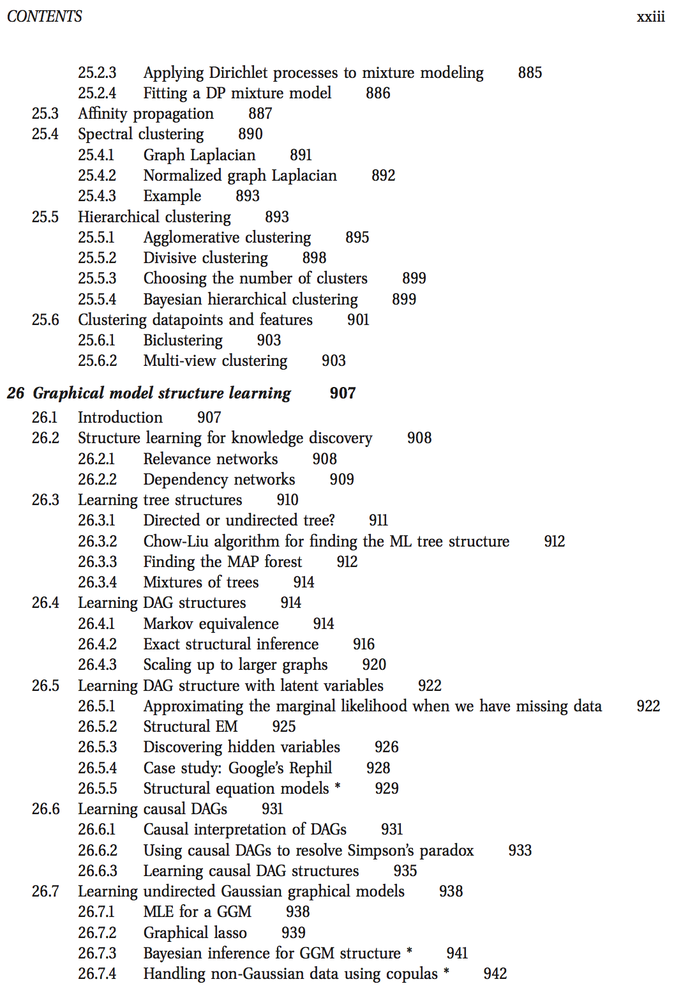
#> input picture book_input_1.png, 688 x 1000 px, shrunk from 1078 x 1566 before the run; its folder holds only this picture in this run
$ python -i img.py   (imports and definitions only)
#> lines starting #> are read from the running program, lines starting #| are printed output that depends on the picture
import cv2
import math
import os, os.path
import shutil
def cvfunc(filename):
#> called with filename = 'book_input_1.png'
  src = cv2.imread(filename)
#> src is the input picture: shape (1000, 688, 3); mean B, G, R 240.2, 240.1, 240.2
  split = filename.split('.')
  re_path = os.getcwd()+'/'+'cropped_'+split[0]+'/'
  if os.path.isdir(re_path):
      shutil.rmtree(re_path, ignore_errors=True)
  os.mkdir(re_path)
  height, width = src.shape[:2]
#> height = 1000; width = 688
  reheight = width*(1080.0/1920.0)/6.0
#> reheight = 64.5
  reheight = int(reheight)
#> reheight = 64
  dh = int(math.ceil(height / reheight))
#> dh = 16
  n = int(len(str(dh)))
#> n = 2
  delay=0
  preendpoint=0
  binary=cv2.Canny(src,100,200)
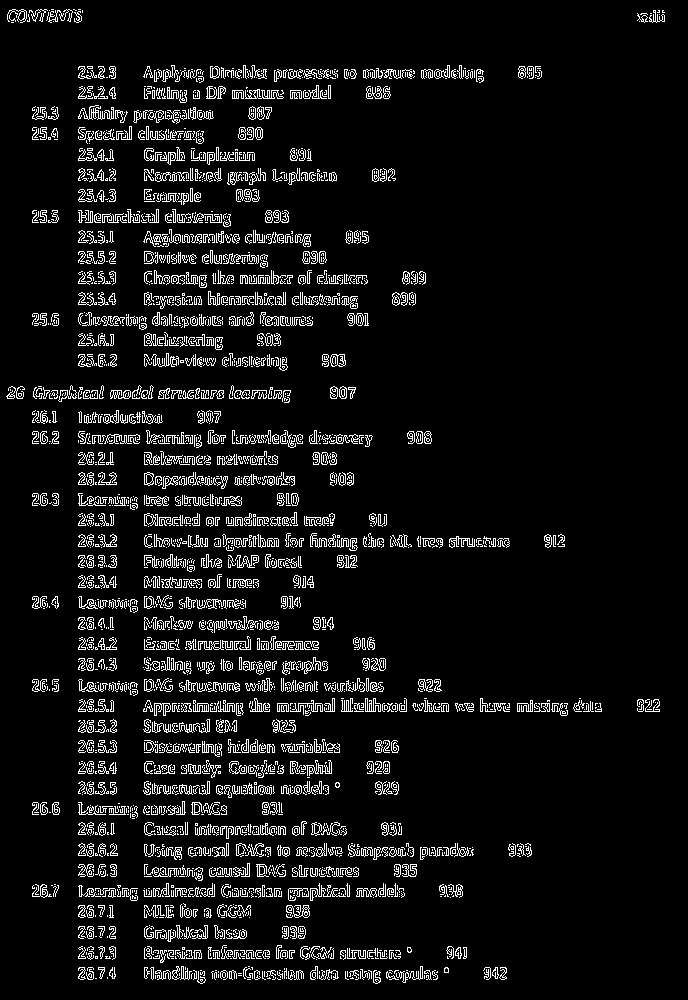
#> binary: shape (1000, 688); 7.2% white in thin lines or dots
  for i in range(0,dh-1):
      y = preendpoint
      for jj in range(0,reheight):
          temp_img = binary[y+reheight+jj:y+reheight+jj+1,0:width]
          hist = cv2.calcHist([temp_img],[0],None,[256],[0,256])
          #print(hist)
          #cv2.imshow('temp_img', temp_img)
          #cv2.waitKey(0)
          if hist[255]==0:
              delay = jj
              break
      crop_img = src[preendpoint:y+reheight+delay, 0:width]
      preendpoint=y+reheight+delay
      string = re_path+"crop_"+str(i).zfill(n)+".png"
      cv2.imwrite(string, crop_img)
#> this loop made 15 passes
#> pass 1, in cvfunc, `crop_img = src[preendpoint:y+reheight+delay, 0:width]`:
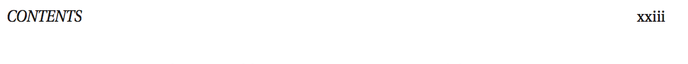
#> crop_img: shape (64, 688, 3); mean B, G, R 252.7, 252.7, 252.7
#> pass 2, in cvfunc, `crop_img = src[preendpoint:y+reheight+delay, 0:width]`:
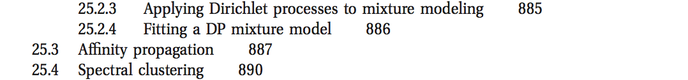
#> crop_img: shape (80, 688, 3); mean B, G, R 238, 237.9, 238.1
#> pass 3, in cvfunc, `crop_img = src[preendpoint:y+reheight+delay, 0:width]`:
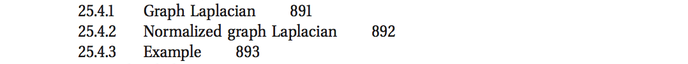
#> crop_img: shape (64, 688, 3); mean B, G, R 243.2, 243.1, 243.3
  if preendpoint>(height-5):
      return re_path
  crop_img = src[preendpoint:height, 0:width]
  string = re_path+"crop_"+str(i+1).zfill(n)+".png"
  cv2.imwrite(string, crop_img)
  return re_path

def imlist(imageFile):
    impath = cvfunc(imageFile)
    valid_image_extensions = [".png"]
    valid_image_extensions = [item.lower() for item in valid_image_extensions]
    image_path_list = []
    dirlist = os.listdir(impath)
    for file in dirlist:
        extension = os.path.splitext(file)[1]
        if extension.lower() not in valid_image_extensions:
            continue
        image_path_list.insert(len(image_path_list),os.path.join(impath,file))
    image_path_list.sort()
    return image_path_list

>>> result = cvfunc('book_input_1.png')

$ run again, on book_input_2.png
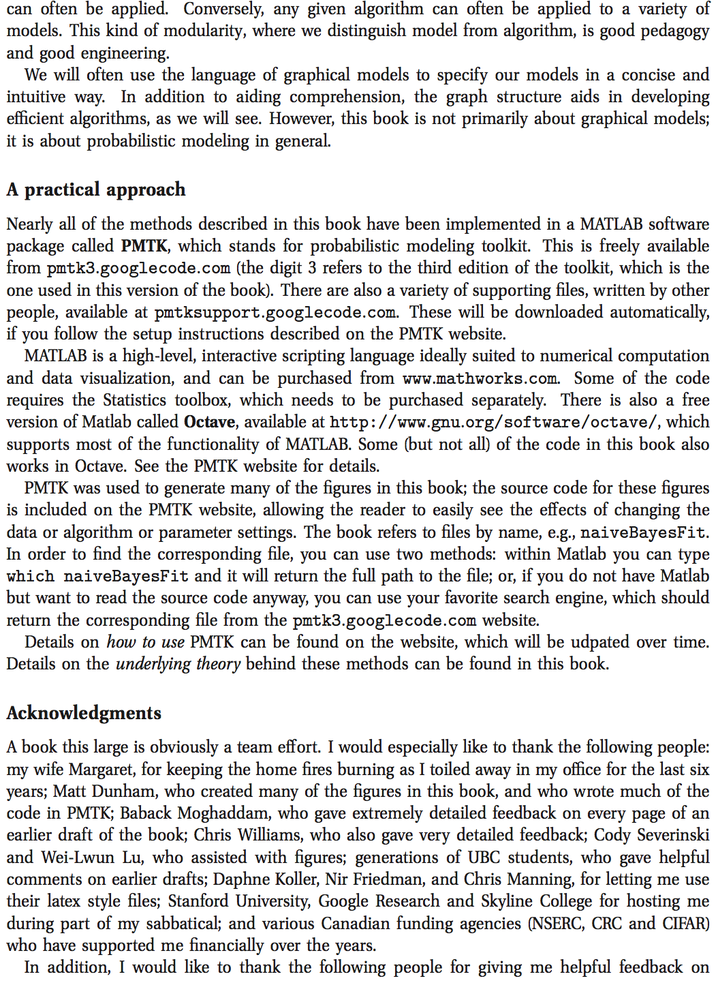
#> input picture book_input_2.png, 718 x 983 px, shrunk from 1054 x 1442 before the run
#> in cvfunc, src is the input picture: shape (983, 718, 3); mean B, G, R 222.8, 222.5, 222.9
#> in cvfunc, `binary=cv2.Canny(src,100,200)`:
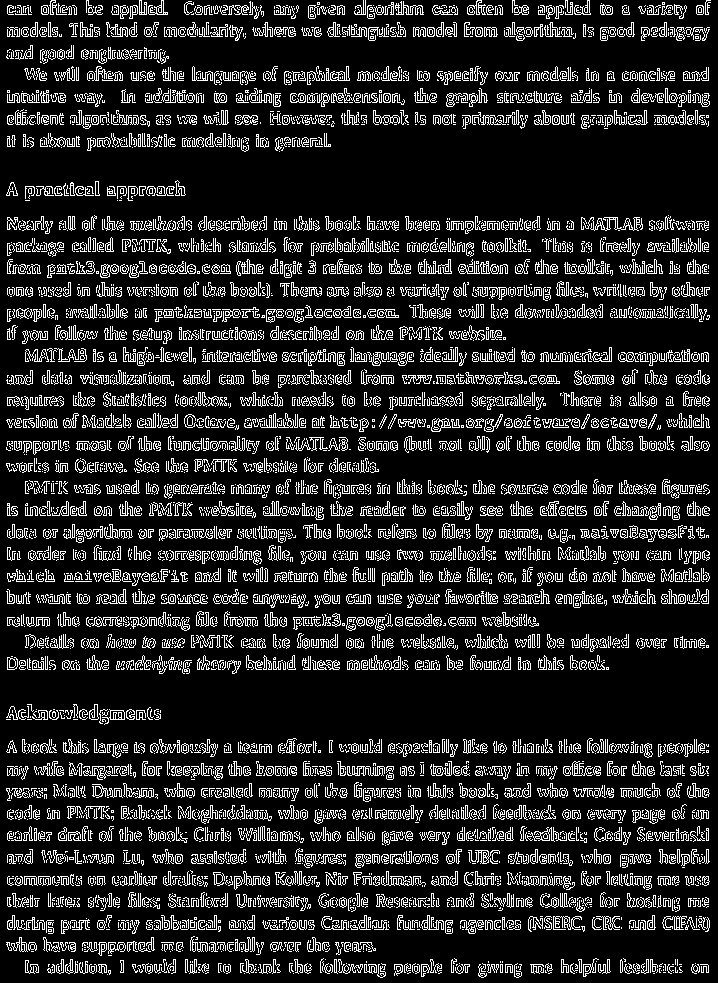
#> binary: shape (983, 718); 15.1% white in thin lines or dots
#> the loop in cvfunc, `for i in range(0,dh-1):` made 14 passes
#> pass 3, in cvfunc, `crop_img = src[preendpoint:y+reheight+delay, 0:width]`:
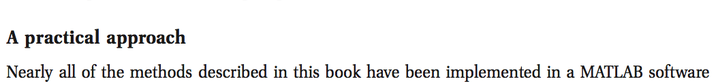
#> crop_img: shape (82, 718, 3); mean B, G, R 240.3, 240.2, 240.4
